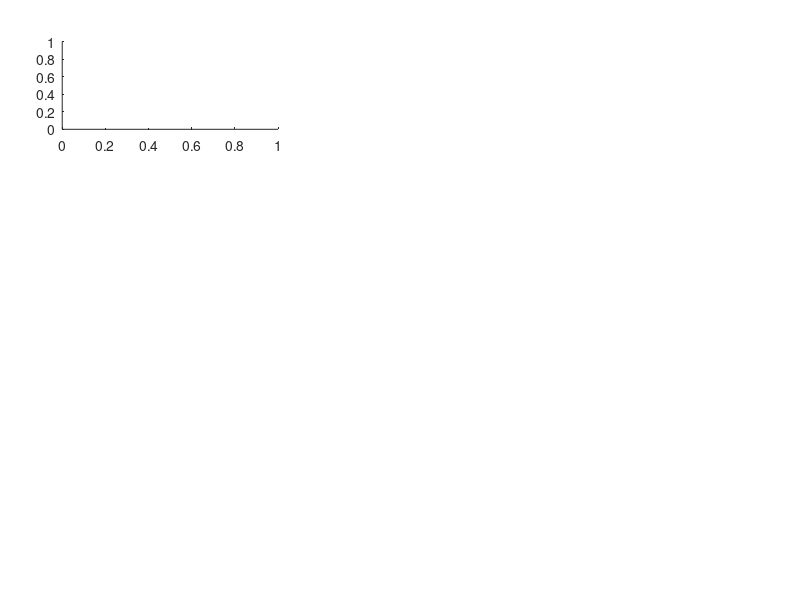

Write MATLAB code to recreate this figure. (Note: this script raises an error after producing the figure.)
%% >>>>>>>>>>>>>>>>>>>>>>>>>>>>>>>>>>>>>>>>>>>>>>>>>>>>>>>>>>>>>>>>>>> DESCRIPTION
% PIT_fig_1_v1  figure script written for:
% Grieves, Duvelle and Taube (202X) 
%
% See also: GIT_audit

% HISTORY:
% version 1.0.0, Release 06/11/23 Code conception
%
% Author: Roddy Grieves
% Dartmouth College, Moore Hall
% eMail: roddy.m.grieves@dartmouth.edu
% Copyright 2023 Roddy Grieves

%% >>>>>>>>>>>>>>>>>>>>>>>>>>>>>> Heading 3
%% >>>>>>>>>>>>>>>>>>>> Heading 2
%% >>>>>>>>>> Heading 1
%% >>>>>>>>>>>>>>>>>>>>>>>>>>>>>>>>>>>>>>>>>>>>>>>>>>>>>>>>>>>>>>>>>>> INPUT ARGUMENTS CHECK
%% Parse inputs
    % Create figure
    fig_now = figure('Units','pixels','Position',[50 50 210.*3 297.*3],'visible','on');
    set(gcf,'InvertHardCopy','off'); % gives the figure a grey background but means it will save white lines as white    
    set(gcf,'color','w'); % makes the background colour white
    fs = [15 10];

%% >>>>>>>>>>>>>>>>>>>>>>>>>>>>>>>>>>>>>>>>>>>>>>>>>>>>>>>>>>>>>>>>>>> FUNCTION BODY
%% >>>>>>>>>> N fields in arena vs rep score in hills
    xnow = 50;
    ynow = 700;
    xsiz = 170;
    ysiz = 130;
    alph = 0.5;
    cmap = 'turbo';

    % create axis
    ax = axes('Units','pixels','Position',[xnow ynow xsiz ysiz]);
        ah = add_panel_title('A',sprintf(''),'yoffset',0,'xoffset',0,'width',400,'fontsize',fs);
    
        % collect data pairwise (this allows us to compare values from arena 1 and the hills)
        ucis = unique(clumaa.uci(pidx));
        v = NaN(length(ucis),2);
        var_1 = 'repetition_score'; % independent variable or x-axis
        var_2 = 'planar_fields'; % dependent variable or y-axis
        prts = [2 1]; % parts to collect data from
        cols = [1 1]; % columns to collect data from
        for uu = 1:length(ucis)
            v(uu,1) = clumaa.(var_1)(ismember(clumaa.uci,ucis{uu}) & clumaa.partn==prts(1),cols(1));
            v(uu,2) = clumaa.(var_2)(ismember(clumaa.uci,ucis{uu}) & clumaa.partn==prts(2),cols(2));
        end

        % main plot
        vplot = v;
        vplot(:,2) = vplot(:,2)+normrnd(0,0.3,size(v(:,2)));
        d = computeScatterDensity(vplot(:,1),vplot(:,2),'r1',64,'r2',64,'k',2);        
        scatter(vplot(:,1),vplot(:,2),30,d,'filled','MarkerEdgeColor','none','MarkerFaceAlpha',alph); hold on;

        % axis settings
        xlabel(sprintf('Repetition score'))            
        ylabel(sprintf('N fields, %s',maze_names{1}))    
        % ax.XTick = [0.001 0.01 0.1 1 10 100];
        % ax.YTick = [0.001 0.01 0.1 1 10 100];  
        ax.XLim = [-0.5 1.5]; 
        % ax2.YLim = [0 1];         
        ax.FontSize = 8;
        % ax.YScale = 'log';
        % ax.XScale = 'log';
        ytickformat('%.f')
        xtickformat('%.1f')        
        r = refline;
        set(r,'Color','k')
        ax.CLim = [min(d,[],'all','omitmissing') max(d,[],'all','omitmissing')];
        colormap(ax,cmap);

        % correlation
        [r,p] = corr(v(:,1),v(:,2),'rows','pairwise','type','Spearman');
        text(0,1.05,sprintf('{\\itr} = %.2f, {\\itp} = %.3f',r,p),'FontSize',8,'HorizontalAlignment','left','Units','normalized','VerticalAlignment','bottom','Color','k')
        % keyboard
    % inset bar graph
    axi = axes('Units','pixels','Position',[ax.Position(1)+ax.Position(3)+10 ax.Position(2) 60 ax.Position(4)]);
        var = 'repetition_score';
        v1 = clumaa.(var)(pidx & clumaa.partn==1,1); % arena 1 data
        cutoff_rscore = prctile(v1,99);

        g1 = vplot(v(:,1)<=cutoff_rscore,2);
        g2 = vplot(v(:,1)>cutoff_rscore,2);

        % vectorise
        [ds,gs] = vectorDATAGROUP([],g1,g2); % linearise data
    
        % main plot
        meanplot(ds,gs,'linecolor',{'k'},'meancolor',{'k'},'meansize',8,'meanlinewidth',1,'dots',1,'dotcolor',{hex2rgb('#0081A7'),hex2rgb('#F07167')},'dotsize',20,'dotalpha',0.5,'dotsigma',0.1);
    
        % axis settings
        axi.XTick = 1:2;
        axi.YTick = ax.YTick;
        axi.YLim = ax.YLim;        
        axi.XLim = [0.5 2.5]; 
        axi.FontSize = 8;
        box off
        axis off
        text(axi.XTick(1),axi.YLim(1),'Low','HorizontalAlignment','center','VerticalAlignment','top','FontSize',axi.FontSize)
        text(axi.XTick(2),axi.YLim(1),'High','HorizontalAlignment','center','VerticalAlignment','top','FontSize',axi.FontSize)

        % stats
        axt = axes('Units','pixels','Position',axi.Position,'Color','none');
            g1 = v(v(:,1)<=cutoff_rscore,2);
            g2 = v(v(:,1)>cutoff_rscore,2);
            [ds,gs] = vectorDATAGROUP([],g1,g2); % linearise data        
            axis off
            axt.XLim = axi.XLim;
            axt.YLim = [0 1];
            [result1,result2] = plotsigbrackets(ds,gs,'bracket_text_y_gap_coeff',-1.4,'test','kw','plot_omnibus',1,'omnibus_text_y_gap_coeff',2);

%% >>>>>>>>>> Field elongation in arena vs rep score in hills
    xnow = xnow+310;

    % create axis
    ax = axes('Units','pixels','Position',[xnow ynow xsiz ysiz]);
        ah = add_panel_title('B',sprintf(''),'yoffset',0,'xoffset',0,'width',400,'fontsize',fs);
    
        % collect data pairwise (this allows us to compare values from arena 1 and the hills)
        ucis = unique(clumaa.uci(pidx));
        v = NaN(length(ucis),2);
        var_1 = 'repetition_score'; % independent variable or x-axis
        prts = [2 1]; % parts to collect data from
        cols = [1 1]; % columns to collect data from
        for uu = 1:length(ucis)
            v(uu,1) = clumaa.(var_1)(ismember(clumaa.uci,ucis{uu}) & clumaa.partn==prts(1),cols(1));

            % get field data
            idx = ismember(clumaa.uci,ucis{uu}) & clumaa.partn==prts(2);
            fdata = clumaa.planar_field_data{idx}; % field data for this cell in this session in this part
            if isempty(fdata)
                continue
            end
            e = sqrt(1 - (fdata.MinorAxisLength(:,1) ./ fdata.MajorAxisLength(:,1)));
            v(uu,2) = mean(e,'all','omitmissing');
        end

        % main plot
        d = computeScatterDensity(v(:,1),v(:,2),'r1',64,'r2',64,'k',2);
        scatter(v(:,1),v(:,2),30,d,'filled','MarkerEdgeColor','none','MarkerFaceAlpha',alph); hold on;

        % axis settings
        xlabel(sprintf('Repetition score'))            
        ylabel(sprintf('Avg. elongation, %s',maze_names{1}))    
        % ax.XTick = [0.001 0.01 0.1 1 10 100];
        % ax.YTick = [0.001 0.01 0.1 1 10 100];  
        ax.XLim = [-0.5 1.5]; 
        % ax2.YLim = [0 1];         
        ax.FontSize = 8;
        % ax.YScale = 'log';
        % ax.XScale = 'log';
        ytickformat('%.1f')
        xtickformat('%.1f')        
        r = refline;
        set(r,'Color','k')
        ax.CLim = [min(d,[],'all','omitmissing') max(d,[],'all','omitmissing')];
        colormap(ax,cmap);

        % correlation
        [r,p] = corr(v(:,1),v(:,2),'rows','pairwise','type','Spearman');
        text(0,1.05,sprintf('{\\itr} = %.2f, {\\itp} = %.3f',r,p),'FontSize',8,'HorizontalAlignment','left','Units','normalized','VerticalAlignment','bottom','Color','k')
        % return
    % inset bar graph
    axi = axes('Units','pixels','Position',[ax.Position(1)+ax.Position(3)+10 ax.Position(2) 60 ax.Position(4)]);
        g1 = v(v(:,1)<=cutoff_rscore,2);
        g2 = v(v(:,1)>cutoff_rscore,2);

        % vectorise
        [ds,gs] = vectorDATAGROUP([],g1,g2); % linearise data
    
        % main plot
        meanplot(ds,gs,'linecolor',{'k'},'meancolor',{'k'},'meansize',8,'meanlinewidth',1,'dots',1,'dotcolor',{hex2rgb('#0081A7'),hex2rgb('#F07167')},'dotsize',20,'dotalpha',0.5,'dotsigma',0.1);
    
        % axis settings
        axi.XTick = 1:2;
        axi.YTick = ax.YTick;
        axi.YLim = ax.YLim;        
        axi.XLim = [0.5 2.5]; 
        axi.FontSize = 8;
        box off
        axis off
        text(axi.XTick(1),axi.YLim(1),'Low','HorizontalAlignment','center','VerticalAlignment','top','FontSize',axi.FontSize)
        text(axi.XTick(2),axi.YLim(1),'High','HorizontalAlignment','center','VerticalAlignment','top','FontSize',axi.FontSize)

        % stats
        axt = axes('Units','pixels','Position',axi.Position,'Color','none');
            axis off
            axt.XLim = axi.XLim;
            axt.YLim = [0 1];
            [result1,result2] = plotsigbrackets(ds,gs,'bracket_text_y_gap_coeff',-1.4,'test','anova','plot_omnibus',1,'omnibus_text_y_gap_coeff',2);

%% >>>>>>>>>> Anisotropy in arena vs rep score in hills
    xnow = 50;
    ynow = ynow-200;

    % create axis
    ax = axes('Units','pixels','Position',[xnow ynow xsiz ysiz]);
        ah = add_panel_title('C',sprintf(''),'yoffset',0,'xoffset',0,'width',400,'fontsize',fs);
    
        % collect data pairwise (this allows us to compare values from arena 1 and the hills)
        ucis = unique(clumaa.uci(pidx));
        v = NaN(length(ucis),4);
        var_1 = 'repetition_score'; % independent variable or x-axis
        prts = [2 1]; % parts to collect data from
        cols = [1 1]; % columns to collect data from
        for uu = 1:length(ucis)
            v(uu,1) = clumaa.(var_1)(ismember(clumaa.uci,ucis{uu}) & clumaa.partn==prts(1),cols(1));

            % get field data
            idx = ismember(clumaa.uci,ucis{uu}) & clumaa.partn==prts(2);
            fdata = clumaa.planar_field_data{idx}; % field data for this cell in this session in this part
            if isempty(fdata)
                continue
            end
            rmap = clumaa.ratemap_planar{idx};                       

            % get field anisotropy
            fanisotropy = (fdata.BoundingBox(:,4) - fdata.BoundingBox(:,3)) ./  (fdata.BoundingBox(:,4) + fdata.BoundingBox(:,3)); % height - width / height + width

            % maze walls orientation
            b = [0 0;0 size(rmap,1); size(rmap,2) size(rmap,1);size(rmap,2) 0;0 0]+0.5; 
            a = [90 0 90 0];
            gpoly = [];
            res = 100;
            for jj = 1:size(b,1)-1
                gpoly = [gpoly; linspace(b(jj,1),b(jj+1,1),res)' linspace(b(jj,2),b(jj+1,2),res)' repmat(a(jj),res,1)];
            end

            % distance to maze walls
            ds = NaN(size(fdata,1),2);
            for jj = 1:size(fdata,1)
                [i,d] = knnsearch(gpoly(:,[1:2]),[fdata.Centroid(jj,1),fdata.Centroid(jj,2)],'K',1);
                ds(jj,1:2) = [d gpoly(i,3)];              
            end

            % field to wall angle
            fun = @(x) rad2deg( atan( abs( (tand(x(:,1))-tand(x(:,2))) ./ (1+tand(x(:,1)).*tand(x(:,2))) ) ) ); % angle between two lines given angle from x-axis, output in degs
            f1 = ds(:,2); % wall angles
            f2 = fdata.Orientation(:,1); % field orientations
            f1(f1==90) = f1(f1==90)-0.01;
            f2(f2==90) = f2(f2==90)-0.01;
            ftw = fun([f1 f2]);

            % accumulate
            v(uu,2) = mean(fanisotropy,'all','omitmissing');
            v(uu,3) = mean(ds(:,1),'all','omitmissing');
            v(uu,4) = mean(ftw,'all','omitmissing');            
        end

        % main plot
        d = computeScatterDensity(v(:,1),v(:,2),'r1',64,'r2',64,'k',2);
        scatter(v(:,1),v(:,2),30,d,'filled','MarkerEdgeColor','none','MarkerFaceAlpha',alph); hold on;

        % axis settings
        xlabel(sprintf('Repetition score'))            
        ylabel(sprintf('Avg. anisotropy, %s',maze_names{1}))    
        % ax.XTick = [0.001 0.01 0.1 1 10 100];
        % ax.YTick = [0.001 0.01 0.1 1 10 100];  
        ax.XLim = [-0.5 1.5]; 
        ax.YLim = [-1 1];         
        ax.FontSize = 8;
        % ax.YScale = 'log';
        % ax.XScale = 'log';
        ytickformat('%.1f')
        xtickformat('%.1f')        
        r = refline;
        set(r,'Color','k')
        ax.CLim = [min(d,[],'all','omitmissing') max(d,[],'all','omitmissing')];
        colormap(ax,cmap);

        % correlation
        [r,p] = corr(v(:,1),v(:,2),'rows','pairwise','type','Spearman');
        text(0,1.05,sprintf('{\\itr} = %.2f, {\\itp} = %.3f',r,p),'FontSize',8,'HorizontalAlignment','left','Units','normalized','VerticalAlignment','bottom','Color','k')
        
    % inset bar graph
    axi = axes('Units','pixels','Position',[ax.Position(1)+ax.Position(3)+10 ax.Position(2) 60 ax.Position(4)]);
        g1 = v(v(:,1)<=cutoff_rscore,2);
        g2 = v(v(:,1)>cutoff_rscore,2);

        % vectorise
        [ds,gs] = vectorDATAGROUP([],g1,g2); % linearise data
    
        % main plot
        meanplot(ds,gs,'linecolor',{'k'},'meancolor',{'k'},'meansize',8,'meanlinewidth',1,'dots',1,'dotcolor',{hex2rgb('#0081A7'),hex2rgb('#F07167')},'dotsize',20,'dotalpha',0.5,'dotsigma',0.1);
    
        % axis settings
        axi.XTick = 1:2;
        axi.YTick = ax.YTick;
        axi.YLim = ax.YLim;        
        axi.XLim = [0.5 2.5]; 
        axi.FontSize = 8;
        box off
        axis off
        text(axi.XTick(1),axi.YLim(1),'Low','HorizontalAlignment','center','VerticalAlignment','top','FontSize',axi.FontSize)
        text(axi.XTick(2),axi.YLim(1),'High','HorizontalAlignment','center','VerticalAlignment','top','FontSize',axi.FontSize)

        % stats
        axt = axes('Units','pixels','Position',axi.Position,'Color','none');
            axis off
            axt.XLim = axi.XLim;
            axt.YLim = [0 1];
            [result1,result2] = plotsigbrackets(ds,gs,'bracket_text_y_gap_coeff',-1.4,'test','anova','plot_omnibus',1,'omnibus_text_y_gap_coeff',2);

%% >>>>>>>>>> Field area in arena vs rep score in hills
    xnow = xnow+310;

    % create axis
    ax = axes('Units','pixels','Position',[xnow ynow xsiz ysiz]);
        ah = add_panel_title('D',sprintf(''),'yoffset',0,'xoffset',0,'width',400,'fontsize',fs);
    
        % collect data pairwise (this allows us to compare values from arena 1 and the hills)
        ucis = unique(clumaa.uci(pidx));
        vt = NaN(length(ucis),2);
        var_1 = 'repetition_score'; % independent variable or x-axis
        prts = [2 1]; % parts to collect data from
        cols = [1 1]; % columns to collect data from
        for uu = 1:length(ucis)
            vt(uu,1) = clumaa.(var_1)(ismember(clumaa.uci,ucis{uu}) & clumaa.partn==prts(1),cols(1));

            % get field data
            idx = ismember(clumaa.uci,ucis{uu}) & clumaa.partn==prts(2);
            fdata = clumaa.planar_field_data{idx}; % field data for this cell in this session in this part
            if isempty(fdata)
                continue
            end
            vt(uu,2) = mean(fdata.Area(:,1),'all','omitmissing');
        end

        % main plot
        vt(:,2) = vt(:,2) .* 0.0001; % convert to m2
        d = computeScatterDensity(vt(:,1),vt(:,2),'r1',64,'r2',64,'k',2);
        scatter(vt(:,1),vt(:,2),30,d,'filled','MarkerEdgeColor','none','MarkerFaceAlpha',alph); hold on;

        % axis settings
        xlabel(sprintf('Repetition score'))            
        ylabel(sprintf('Avg. area, %s (m^{2})',maze_names{1}))    
        % ax.XTick = [0.001 0.01 0.1 1 10 100];
        % ax.YTick = [0.001 0.01 0.1 1 10 100];  
        ax.XLim = [-0.5 1.5]; 
        % ax2.YLim = [0 1];         
        ax.FontSize = 8;
        % ax.YScale = 'log';
        % ax.XScale = 'log';
        ytickformat('%.1f')
        xtickformat('%.1f')        
        r = refline;
        set(r,'Color','k')
        ax.CLim = [min(d,[],'all','omitmissing') max(d,[],'all','omitmissing')];
        colormap(ax,cmap);

        % correlation
        [r,p] = corr(vt(:,1),vt(:,2),'rows','pairwise','type','Spearman');
        text(0,1.05,sprintf('{\\itr} = %.2f, {\\itp} = %.3f',r,p),'FontSize',8,'HorizontalAlignment','left','Units','normalized','VerticalAlignment','bottom','Color','k')
        
    % inset bar graph
    axi = axes('Units','pixels','Position',[ax.Position(1)+ax.Position(3)+10 ax.Position(2) 60 ax.Position(4)]);
        g1 = vt(vt(:,1)<=cutoff_rscore,2);
        g2 = vt(vt(:,1)>cutoff_rscore,2);

        % vectorise
        [ds,gs] = vectorDATAGROUP([],g1,g2); % linearise data
    
        % main plot
        meanplot(ds,gs,'linecolor',{'k'},'meancolor',{'k'},'meansize',8,'meanlinewidth',1,'dots',1,'dotcolor',{hex2rgb('#0081A7'),hex2rgb('#F07167')},'dotsize',20,'dotalpha',0.5,'dotsigma',0.1);
    
        % axis settings
        axi.XTick = 1:2;
        axi.YTick = ax.YTick;
        axi.YLim = ax.YLim;        
        axi.XLim = [0.5 2.5]; 
        axi.FontSize = 8;
        box off
        axis off
        text(axi.XTick(1),axi.YLim(1),'Low','HorizontalAlignment','center','VerticalAlignment','top','FontSize',axi.FontSize)
        text(axi.XTick(2),axi.YLim(1),'High','HorizontalAlignment','center','VerticalAlignment','top','FontSize',axi.FontSize)

        % stats
        axt = axes('Units','pixels','Position',axi.Position,'Color','none');
            axis off
            axt.XLim = axi.XLim;
            axt.YLim = [0 1];
            [result1,result2] = plotsigbrackets(ds,gs,'bracket_text_y_gap_coeff',-1.4,'test','anova','plot_omnibus',1,'omnibus_text_y_gap_coeff',2);

%% >>>>>>>>>> Field distance from wall in arena vs rep score in hills
    xnow = 50;
    ynow = ynow-200;

    % create axis
    ax = axes('Units','pixels','Position',[xnow ynow xsiz ysiz]);
        ah = add_panel_title('E',sprintf(''),'yoffset',0,'xoffset',0,'width',400,'fontsize',fs);
    
        % main plot
        d = computeScatterDensity(v(:,1),v(:,3),'r1',64,'r2',64,'k',2);
        scatter(v(:,1),v(:,3),30,d,'filled','MarkerEdgeColor','none','MarkerFaceAlpha',alph); hold on;

        % axis settings
        xlabel(sprintf('Repetition score'))            
        ylabel(sprintf('Avg. distance, %s',maze_names{1}))    
        % ax.XTick = [0.001 0.01 0.1 1 10 100];
        % ax.YTick = [0.001 0.01 0.1 1 10 100];  
        ax.XLim = [-0.5 1.5]; 
        % ax2.YLim = [0 1];         
        ax.FontSize = 8;
        % ax.YScale = 'log';
        % ax.XScale = 'log';
        ytickformat('%.f')
        xtickformat('%.1f')        
        r = refline;
        set(r,'Color','k')
        ax.CLim = [min(d,[],'all','omitmissing') max(d,[],'all','omitmissing')];
        colormap(ax,cmap);

        % correlation
        [r,p] = corr(v(:,1),v(:,3),'rows','pairwise','type','Spearman');
        text(0,1.05,sprintf('{\\itr} = %.2f, {\\itp} = %.3f',r,p),'FontSize',8,'HorizontalAlignment','left','Units','normalized','VerticalAlignment','bottom','Color','k')

    % inset bar graph
    axi = axes('Units','pixels','Position',[ax.Position(1)+ax.Position(3)+10 ax.Position(2) 60 ax.Position(4)]);
        g1 = v(v(:,1)<=cutoff_rscore,3);
        g2 = v(v(:,1)>cutoff_rscore,3);

        % vectorise
        [ds,gs] = vectorDATAGROUP([],g1,g2); % linearise data
    
        % main plot
        meanplot(ds,gs,'linecolor',{'k'},'meancolor',{'k'},'meansize',8,'meanlinewidth',1,'dots',1,'dotcolor',{hex2rgb('#0081A7'),hex2rgb('#F07167')},'dotsize',20,'dotalpha',0.5,'dotsigma',0.1);
    
        % axis settings
        axi.XTick = 1:2;
        axi.YTick = ax.YTick;
        axi.YLim = ax.YLim;        
        axi.XLim = [0.5 2.5]; 
        axi.FontSize = 8;
        box off
        axis off
        text(axi.XTick(1),axi.YLim(1),'Low','HorizontalAlignment','center','VerticalAlignment','top','FontSize',axi.FontSize)
        text(axi.XTick(2),axi.YLim(1),'High','HorizontalAlignment','center','VerticalAlignment','top','FontSize',axi.FontSize)

        % stats
        axt = axes('Units','pixels','Position',axi.Position,'Color','none');
            axis off
            axt.XLim = axi.XLim;
            axt.YLim = [0 1];
            [result1,result2] = plotsigbrackets(ds,gs,'bracket_text_y_gap_coeff',-1.4,'test','anova','plot_omnibus',1,'omnibus_text_y_gap_coeff',2);

%% >>>>>>>>>> Field angle to wall in arena vs rep score in hills
    xnow = xnow+310;
    ynow = ynow;

    % create axis
    ax = axes('Units','pixels','Position',[xnow ynow xsiz ysiz]);
        ah = add_panel_title('F',sprintf(''),'yoffset',0,'xoffset',0,'width',400,'fontsize',fs);
    
        % main plot
        d = computeScatterDensity(v(:,1),v(:,4),'r1',64,'r2',64,'k',2);
        scatter(v(:,1),v(:,4),30,d,'filled','MarkerEdgeColor','none','MarkerFaceAlpha',alph); hold on;

        % axis settings
        xlabel(sprintf('Repetition score'))            
        ylabel(sprintf('Avg. angle, %s',maze_names{1}))    
        % ax.XTick = [0.001 0.01 0.1 1 10 100];
        % ax.YTick = [0.001 0.01 0.1 1 10 100];  
        ax.XLim = [-0.5 1.5]; 
        ax.YLim = [0 90];   
        ax.YTick = 0:30:90;
        ax.FontSize = 8;
        % ax.YScale = 'log';
        % ax.XScale = 'log';
        ytickformat('%.f')
        xtickformat('%.1f')        
        r = refline;
        set(r,'Color','k')
        ax.CLim = [min(d,[],'all','omitmissing') max(d,[],'all','omitmissing')];
        colormap(ax,cmap);

        % correlation
        [r,p] = corr(v(:,1),v(:,4),'rows','pairwise','type','Spearman');
        text(0,1.05,sprintf('{\\itr} = %.2f, {\\itp} = %.3f',r,p),'FontSize',8,'HorizontalAlignment','left','Units','normalized','VerticalAlignment','bottom','Color','k')

    % inset bar graph
    axi = axes('Units','pixels','Position',[ax.Position(1)+ax.Position(3)+10 ax.Position(2) 60 ax.Position(4)]);
        g1 = v(v(:,1)<=cutoff_rscore,4);
        g2 = v(v(:,1)>cutoff_rscore,4);

        % vectorise
        [ds,gs] = vectorDATAGROUP([],g1,g2); % linearise data
    
        % main plot
        meanplot(ds,gs,'linecolor',{'k'},'meancolor',{'k'},'meansize',8,'meanlinewidth',1,'dots',1,'dotcolor',{hex2rgb('#0081A7'),hex2rgb('#F07167')},'dotsize',20,'dotalpha',0.5,'dotsigma',0.1);
    
        % axis settings
        axi.XTick = 1:2;
        axi.YTick = ax.YTick;
        axi.YLim = ax.YLim;        
        axi.XLim = [0.5 2.5]; 
        axi.FontSize = 8;
        box off
        axis off
        text(axi.XTick(1),axi.YLim(1),'Low','HorizontalAlignment','center','VerticalAlignment','top','FontSize',axi.FontSize)
        text(axi.XTick(2),axi.YLim(1),'High','HorizontalAlignment','center','VerticalAlignment','top','FontSize',axi.FontSize)

        % stats
        axt = axes('Units','pixels','Position',axi.Position,'Color','none');
            axis off
            axt.XLim = axi.XLim;
            axt.YLim = [0 1];
            [result1,result2] = plotsigbrackets(ds,gs,'bracket_text_y_gap_coeff',-1.4,'test','anova','plot_omnibus',1,'omnibus_text_y_gap_coeff',2);


%% >>>>>>>>>> Spatial info in arena vs rep score in hills
    xnow = 50;
    ynow = ynow-200;
    % create axis
    ax = axes('Units','pixels','Position',[xnow ynow xsiz ysiz]);
        ah = add_panel_title('G',sprintf(''),'yoffset',0,'xoffset',0,'width',400,'fontsize',fs);
    
        % collect data pairwise (this allows us to compare values from arena 1 and the hills)
        ucis = unique(clumaa.uci(pidx));
        vt = NaN(length(ucis),2);
        var_1 = 'repetition_score'; % independent variable or x-axis
        var_2 = 'planar_spatial_info_shuffles';
        prts = [2 1]; % parts to collect data from
        cols = [1 1]; % columns to collect data from
        for uu = 1:length(ucis)
            vt(uu,1) = clumaa.(var_1)(ismember(clumaa.uci,ucis{uu}) & clumaa.partn==prts(1),cols(1));
            vt(uu,2) = clumaa.(var_2)(ismember(clumaa.uci,ucis{uu}) & clumaa.partn==prts(2),cols(2));
        end

        % main plot
        d = computeScatterDensity(vt(:,1),vt(:,2),'r1',64,'r2',64,'k',2);
        scatter(vt(:,1),vt(:,2),30,d,'filled','MarkerEdgeColor','none','MarkerFaceAlpha',alph); hold on;

        % axis settings
        xlabel(sprintf('Repetition score'))            
        ylabel(sprintf('Spatial info, %s (b/s)',maze_names{1}))    
        % ax.XTick = [0.001 0.01 0.1 1 10 100];
        % ax.YTick = [0.001 0.01 0.1 1 10 100];  
        ax.XLim = [-0.5 1.5]; 
        % ax2.YLim = [0 1];         
        ax.FontSize = 8;
        % ax.YScale = 'log';
        % ax.XScale = 'log';
        ytickformat('%.f')
        xtickformat('%.1f')        
        r = refline;
        set(r,'Color','k')
        ax.CLim = [min(d,[],'all','omitmissing') max(d,[],'all','omitmissing')];
        colormap(ax,cmap);

        % correlation
        [r,p] = corr(vt(:,1),vt(:,2),'rows','pairwise','type','Spearman');
        text(0,1.05,sprintf('{\\itr} = %.2f, {\\itp} = %.3f',r,p),'FontSize',8,'HorizontalAlignment','left','Units','normalized','VerticalAlignment','bottom','Color','k')
        
    % inset bar graph
    axi = axes('Units','pixels','Position',[ax.Position(1)+ax.Position(3)+10 ax.Position(2) 60 ax.Position(4)]);
        g1 = vt(vt(:,1)<=cutoff_rscore,2);
        g2 = vt(vt(:,1)>cutoff_rscore,2);

        % vectorise
        [ds,gs] = vectorDATAGROUP([],g1,g2); % linearise data
    
        % main plot
        meanplot(ds,gs,'linecolor',{'k'},'meancolor',{'k'},'meansize',8,'meanlinewidth',1,'dots',1,'dotcolor',{hex2rgb('#0081A7'),hex2rgb('#F07167')},'dotsize',20,'dotalpha',0.5,'dotsigma',0.1);
    
        % axis settings
        axi.XTick = 1:2;
        axi.YTick = ax.YTick;
        axi.YLim = ax.YLim;        
        axi.XLim = [0.5 2.5]; 
        axi.FontSize = 8;
        box off
        axis off
        text(axi.XTick(1),axi.YLim(1),'Low','HorizontalAlignment','center','VerticalAlignment','top','FontSize',axi.FontSize)
        text(axi.XTick(2),axi.YLim(1),'High','HorizontalAlignment','center','VerticalAlignment','top','FontSize',axi.FontSize)

        % stats
        axt = axes('Units','pixels','Position',axi.Position,'Color','none');
            axis off
            axt.XLim = axi.XLim;
            axt.YLim = [0 1];
            [result1,result2] = plotsigbrackets(ds,gs,'bracket_text_y_gap_coeff',-1.4,'test','anova','plot_omnibus',1,'omnibus_text_y_gap_coeff',2);

%% >>>>>>>>>> Stability vs repetition hills
    xnow = xnow+310;

    % create axis
    ax = axes('Units','pixels','Position',[xnow ynow xsiz ysiz]);
        ah = add_panel_title('H',sprintf(''),'yoffset',0,'xoffset',0,'width',400,'fontsize',fs);
    
        ucis = unique(clumaa.uci(pidx));
        v = NaN(length(ucis),2);
        var_1 = 'repetition_score'; % independent variable or x-axis
        var_2 = 'within_session_stability'; % dependent variable or y-axis
        prts = [2 2]; % parts to collect data from
        cols = [1 1]; % columns to collect data from
        for uu = 1:length(ucis)
            v(uu,1) = clumaa.(var_1)(ismember(clumaa.uci,ucis{uu}) & clumaa.partn==prts(1),cols(1));
            v(uu,2) = clumaa.(var_2)(ismember(clumaa.uci,ucis{uu}) & clumaa.partn==prts(2),cols(2));
        end

        % main plot
        d = computeScatterDensity(v(:,1),v(:,2),'r1',64,'r2',64,'k',2);
        scatter(v(:,1),v(:,2),30,d,'filled','MarkerEdgeColor','none','MarkerFaceAlpha',alph); hold on;

        % axis settings
        xlabel(sprintf('Repetition score'))            
        ylabel(sprintf('Within session stability, %s',maze_names{2}))    
        % ax.XTick = [0.001 0.01 0.1 1 10 100];
        % ax.YTick = [0.001 0.01 0.1 1 10 100];  
        % ax.XLim = [-0.8 0.8]; 
        % ax.YLim = [-1 0.8];         
        ax.FontSize = 8;
        % ax.YScale = 'log';
        % ax.XScale = 'log';
        ytickformat('%.1f')
        xtickformat('%.1f')        
        r = refline;
        set(r,'Color','k')
        ax.CLim = [min(d,[],'all','omitmissing') max(d,[],'all','omitmissing')];
        colormap(ax,cmap);

        % correlation
        [r,p] = corr(v(:,1),v(:,2),'rows','pairwise','type','Spearman');
        text(0,1.05,sprintf('{\\itr} = %.2f, {\\itp} = %.3f',r,p),'FontSize',8,'HorizontalAlignment','left','Units','normalized','VerticalAlignment','bottom','Color','k')
        
    % inset bar graph
    axi = axes('Units','pixels','Position',[ax.Position(1)+ax.Position(3)+10 ax.Position(2) 60 ax.Position(4)]);
        g1 = v(v(:,1)<=cutoff_rscore,2);
        g2 = v(v(:,1)>cutoff_rscore,2);

        % vectorise
        [ds,gs] = vectorDATAGROUP([],g1,g2); % linearise data
    
        % main plot
        meanplot(ds,gs,'linecolor',{'k'},'meancolor',{'k'},'meansize',8,'meanlinewidth',1,'dots',1,'dotcolor',{hex2rgb('#0081A7'),hex2rgb('#F07167')},'dotsize',20,'dotalpha',0.5,'dotsigma',0.1);
    
        % axis settings
        axi.XTick = 1:2;
        axi.YTick = ax.YTick;
        axi.YLim = ax.YLim;        
        axi.XLim = [0.5 2.5]; 
        axi.FontSize = 8;
        box off
        axis off
        text(axi.XTick(1),axi.YLim(1),'Low','HorizontalAlignment','center','VerticalAlignment','top','FontSize',axi.FontSize)
        text(axi.XTick(2),axi.YLim(1),'High','HorizontalAlignment','center','VerticalAlignment','top','FontSize',axi.FontSize)

        % stats
        axt = axes('Units','pixels','Position',axi.Position,'Color','none');
            axis off
            axt.XLim = axi.XLim;
            axt.YLim = [0 1];
            [result1,result2] = plotsigbrackets(ds,gs,'bracket_text_y_gap_coeff',-1.4,'test','anova','plot_omnibus',1,'omnibus_text_y_gap_coeff',2);

            % keyboard
%% >>>>>>>>>> Save the overall figure
    if 1
        fname = [config.fig_dir '\Fig S11.png']; 
        if fast_figs
            frame = getframe(gcf); % fig is the figure handle to save
            [raster, raster_map] = frame2im(frame); % raster is the rasterized image, raster_map is the colormap
            if isempty(raster_map)
                imwrite(raster, fname);
            else
                imwrite(raster, raster_map, fname); % fig_file is the path to the image
            end            
        else
            exportgraphics(gcf,fname,'BackgroundColor',[1 1 1],'Colorspace','rgb','Resolution',res);  
        end
        close(gcf);   
    end







